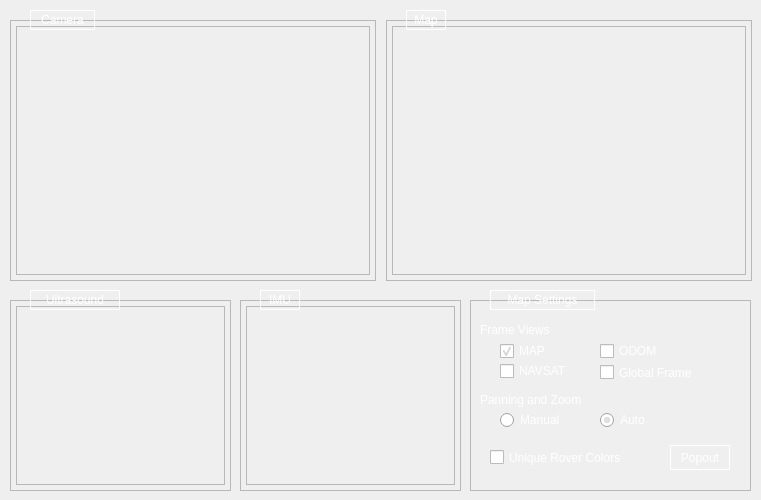
   <widget class="QWidget" name="sensor_display_tab">
    <property name="styleSheet">
     <string notr="true"/>
    </property>
    <attribute name="title">
     <string>Sensor Display</string>
    </attribute>
    <widget class="rqt_rover_gui::IMUFrame" name="imu_frame">
     <property name="geometry">
      <rect>
       <x>246</x>
       <y>306</y>
       <width>209</width>
       <height>179</height>
      </rect>
     </property>
     <property name="sizePolicy">
      <sizepolicy hsizetype="Fixed" vsizetype="Fixed">
       <horstretch>0</horstretch>
       <verstretch>0</verstretch>
      </sizepolicy>
     </property>
     <property name="frameShape">
      <enum>QFrame::StyledPanel</enum>
     </property>
     <property name="frameShadow">
      <enum>QFrame::Raised</enum>
     </property>
    </widget>
    <widget class="rqt_rover_gui::MapFrame" name="map_frame">
     <property name="geometry">
      <rect>
       <x>392</x>
       <y>26</y>
       <width>354</width>
       <height>249</height>
      </rect>
     </property>
     <property name="styleSheet">
      <string notr="true">border-color: rgb(255, 255, 255);</string>
     </property>
     <property name="frameShape">
      <enum>QFrame::StyledPanel</enum>
     </property>
     <property name="frameShadow">
      <enum>QFrame::Raised</enum>
     </property>
     <property name="lineWidth">
      <number>1</number>
     </property>
    </widget>
    <widget class="rqt_rover_gui::USFrame" name="us_frame">
     <property name="geometry">
      <rect>
       <x>16</x>
       <y>306</y>
       <width>209</width>
       <height>179</height>
      </rect>
     </property>
     <property name="frameShape">
      <enum>QFrame::StyledPanel</enum>
     </property>
     <property name="frameShadow">
      <enum>QFrame::Raised</enum>
     </property>
    </widget>
    <widget class="rqt_rover_gui::CameraFrame" name="camera_frame">
     <property name="geometry">
      <rect>
       <x>16</x>
       <y>26</y>
       <width>354</width>
       <height>249</height>
      </rect>
     </property>
     <property name="frameShape">
      <enum>QFrame::StyledPanel</enum>
     </property>
     <property name="frameShadow">
      <enum>QFrame::Raised</enum>
     </property>
    </widget>
    <widget class="QFrame" name="map_settings_frame">
     <property name="geometry">
      <rect>
       <x>470</x>
       <y>300</y>
       <width>281</width>
       <height>191</height>
      </rect>
     </property>
     <property name="frameShape">
      <enum>QFrame::StyledPanel</enum>
     </property>
     <property name="frameShadow">
      <enum>QFrame::Raised</enum>
     </property>
     <widget class="QPushButton" name="map_popout_button">
      <property name="enabled">
       <bool>true</bool>
      </property>
      <property name="geometry">
       <rect>
        <x>200</x>
        <y>145</y>
        <width>60</width>
        <height>25</height>
       </rect>
      </property>
      <property name="styleSheet">
       <string notr="true">color: rgb(255, 255, 255);
border-color: rgb(255, 255, 255);
border: 1px solid white; 
</string>
      </property>
      <property name="text">
       <string>Popout</string>
      </property>
     </widget>
     <widget class="QCheckBox" name="ekf_checkbox">
      <property name="geometry">
       <rect>
        <x>30</x>
        <y>40</y>
        <width>60</width>
        <height>22</height>
       </rect>
      </property>
      <property name="toolTip">
       <string>&lt;html&gt;&lt;head/&gt;&lt;body&gt;&lt;p&gt;EKF combination of IMU, Encoders and GPS (mutually recursive with NAVSAT)&lt;/p&gt;&lt;/body&gt;&lt;/html&gt;</string>
      </property>
      <property name="styleSheet">
       <string notr="true">color: rgb(255, 255, 255);</string>
      </property>
      <property name="text">
       <string>MAP</string>
      </property>
      <property name="checked">
       <bool>true</bool>
      </property>
     </widget>
     <widget class="QCheckBox" name="encoder_checkbox">
      <property name="geometry">
       <rect>
        <x>130</x>
        <y>40</y>
        <width>75</width>
        <height>22</height>
       </rect>
      </property>
      <property name="toolTip">
       <string>&lt;html&gt;&lt;head/&gt;&lt;body&gt;&lt;p&gt;EKF combination of IMU and Encoders&lt;/p&gt;&lt;/body&gt;&lt;/html&gt;</string>
      </property>
      <property name="styleSheet">
       <string notr="true">color: rgb(255, 255, 255);</string>
      </property>
      <property name="text">
       <string>ODOM</string>
      </property>
      <property name="checked">
       <bool>false</bool>
      </property>
     </widget>
     <widget class="QCheckBox" name="gps_checkbox">
      <property name="geometry">
       <rect>
        <x>30</x>
        <y>60</y>
        <width>91</width>
        <height>22</height>
       </rect>
      </property>
      <property name="toolTip">
       <string>&lt;html&gt;&lt;head/&gt;&lt;body&gt;&lt;p&gt;GPS aligned with the map output (mutually recursive with MAP)&lt;/p&gt;&lt;/body&gt;&lt;/html&gt;</string>
      </property>
      <property name="styleSheet">
       <string notr="true">color: rgb(255, 255, 255);</string>
      </property>
      <property name="text">
       <string>NAVSAT</string>
      </property>
      <property name="checked">
       <bool>false</bool>
      </property>
     </widget>
     <widget class="QRadioButton" name="map_manual_radio_button">
      <property name="enabled">
       <bool>true</bool>
      </property>
      <property name="geometry">
       <rect>
        <x>30</x>
        <y>110</y>
        <width>81</width>
        <height>20</height>
       </rect>
      </property>
      <property name="styleSheet">
       <string notr="true">color: rgb(255, 255, 255);</string>
      </property>
      <property name="text">
       <string>Manual</string>
      </property>
      <property name="checked">
       <bool>false</bool>
      </property>
     </widget>
     <widget class="QRadioButton" name="map_auto_radio_button">
      <property name="enabled">
       <bool>true</bool>
      </property>
      <property name="geometry">
       <rect>
        <x>130</x>
        <y>110</y>
        <width>61</width>
        <height>20</height>
       </rect>
      </property>
      <property name="styleSheet">
       <string notr="true">color: rgb(255, 255, 255);</string>
      </property>
      <property name="text">
       <string>Auto</string>
      </property>
      <property name="checked">
       <bool>true</bool>
      </property>
     </widget>
     <widget class="QCheckBox" name="unique_rover_colors_checkbox">
      <property name="geometry">
       <rect>
        <x>20</x>
        <y>145</y>
        <width>165</width>
        <height>25</height>
       </rect>
      </property>
      <property name="styleSheet">
       <string notr="true">color: rgb(255, 255, 255);</string>
      </property>
      <property name="text">
       <string>Unique Rover Colors</string>
      </property>
     </widget>
     <widget class="QCheckBox" name="global_offset_checkbox">
      <property name="geometry">
       <rect>
        <x>130</x>
        <y>60</y>
        <width>121</width>
        <height>25</height>
       </rect>
      </property>
      <property name="styleSheet">
       <string notr="true">color: rgb(255, 255, 255);</string>
      </property>
      <property name="text">
       <string>Global Frame</string>
      </property>
     </widget>
     <widget class="QLabel" name="map_frame_views_label">
      <property name="geometry">
       <rect>
        <x>10</x>
        <y>20</y>
        <width>125</width>
        <height>20</height>
       </rect>
      </property>
      <property name="styleSheet">
       <string notr="true">color: rgb(255, 255, 255);</string>
      </property>
      <property name="text">
       <string>Frame Views</string>
      </property>
      <property name="alignment">
       <set>Qt::AlignLeading|Qt::AlignLeft|Qt::AlignVCenter</set>
      </property>
      <property name="wordWrap">
       <bool>true</bool>
      </property>
     </widget>
     <widget class="QLabel" name="map_frame_views_label_2">
      <property name="geometry">
       <rect>
        <x>10</x>
        <y>90</y>
        <width>131</width>
        <height>20</height>
       </rect>
      </property>
      <property name="styleSheet">
       <string notr="true">color: rgb(255, 255, 255);</string>
      </property>
      <property name="text">
       <string>Panning and Zoom</string>
      </property>
      <property name="alignment">
       <set>Qt::AlignLeading|Qt::AlignLeft|Qt::AlignVCenter</set>
      </property>
      <property name="wordWrap">
       <bool>true</bool>
      </property>
     </widget>
    </widget>
    <widget class="QLabel" name="map_settings_label">
     <property name="geometry">
      <rect>
       <x>490</x>
       <y>290</y>
       <width>105</width>
       <height>20</height>
      </rect>
     </property>
     <property name="styleSheet">
      <string notr="true">color: white;
border: 1px solid white;
padding: 1px;</string>
     </property>
     <property name="text">
      <string>Map Settings</string>
     </property>
     <property name="alignment">
      <set>Qt::AlignCenter</set>
     </property>
     <property name="wordWrap">
      <bool>true</bool>
     </property>
    </widget>
    <widget class="QFrame" name="imu_frame_frame">
     <property name="geometry">
      <rect>
       <x>240</x>
       <y>300</y>
       <width>221</width>
       <height>191</height>
      </rect>
     </property>
     <property name="frameShape">
      <enum>QFrame::StyledPanel</enum>
     </property>
     <property name="frameShadow">
      <enum>QFrame::Raised</enum>
     </property>
    </widget>
    <widget class="QFrame" name="us_frame_frame">
     <property name="geometry">
      <rect>
       <x>10</x>
       <y>300</y>
       <width>221</width>
       <height>191</height>
      </rect>
     </property>
     <property name="frameShape">
      <enum>QFrame::StyledPanel</enum>
     </property>
     <property name="frameShadow">
      <enum>QFrame::Raised</enum>
     </property>
    </widget>
    <widget class="QLabel" name="IMU_label">
     <property name="geometry">
      <rect>
       <x>260</x>
       <y>290</y>
       <width>40</width>
       <height>20</height>
      </rect>
     </property>
     <property name="styleSheet">
      <string notr="true">color: white;
border: 1px solid white;
padding: 1px;</string>
     </property>
     <property name="text">
      <string>IMU</string>
     </property>
     <property name="alignment">
      <set>Qt::AlignCenter</set>
     </property>
     <property name="wordWrap">
      <bool>true</bool>
     </property>
    </widget>
    <widget class="QLabel" name="ultrasound_label">
     <property name="geometry">
      <rect>
       <x>30</x>
       <y>290</y>
       <width>90</width>
       <height>20</height>
      </rect>
     </property>
     <property name="styleSheet">
      <string notr="true">color: white;
border: 1px solid white;
padding: 1px;</string>
     </property>
     <property name="text">
      <string>Ultrasound</string>
     </property>
     <property name="alignment">
      <set>Qt::AlignCenter</set>
     </property>
    </widget>
    <widget class="QFrame" name="camera_frame_frame">
     <property name="geometry">
      <rect>
       <x>10</x>
       <y>20</y>
       <width>366</width>
       <height>261</height>
      </rect>
     </property>
     <property name="frameShape">
      <enum>QFrame::StyledPanel</enum>
     </property>
     <property name="frameShadow">
      <enum>QFrame::Raised</enum>
     </property>
    </widget>
    <widget class="QFrame" name="map_frame_frame">
     <property name="geometry">
      <rect>
       <x>386</x>
       <y>20</y>
       <width>366</width>
       <height>261</height>
      </rect>
     </property>
     <property name="frameShape">
      <enum>QFrame::StyledPanel</enum>
     </property>
     <property name="frameShadow">
      <enum>QFrame::Raised</enum>
     </property>
    </widget>
    <widget class="QLabel" name="map_label">
     <property name="geometry">
      <rect>
       <x>406</x>
       <y>10</y>
       <width>40</width>
       <height>20</height>
      </rect>
     </property>
     <property name="styleSheet">
      <string notr="true">color: white;
border: 1px solid white;
padding: 1px;</string>
     </property>
     <property name="text">
      <string>Map</string>
     </property>
     <property name="alignment">
      <set>Qt::AlignCenter</set>
     </property>
     <property name="wordWrap">
      <bool>true</bool>
     </property>
    </widget>
    <widget class="QLabel" name="map_label_2">
     <property name="geometry">
      <rect>
       <x>30</x>
       <y>10</y>
       <width>65</width>
       <height>20</height>
      </rect>
     </property>
     <property name="styleSheet">
      <string notr="true">color: white;
border: 1px solid white;
padding: 1px;</string>
     </property>
     <property name="text">
      <string>Camera</string>
     </property>
     <property name="alignment">
      <set>Qt::AlignCenter</set>
     </property>
     <property name="wordWrap">
      <bool>true</bool>
     </property>
    </widget>
    <zorder>map_frame_frame</zorder>
    <zorder>camera_frame_frame</zorder>
    <zorder>us_frame_frame</zorder>
    <zorder>imu_frame_frame</zorder>
    <zorder>map_settings_frame</zorder>
    <zorder>imu_frame</zorder>
    <zorder>map_frame</zorder>
    <zorder>us_frame</zorder>
    <zorder>camera_frame</zorder>
    <zorder>map_settings_label</zorder>
    <zorder>map_label_2</zorder>
    <zorder>map_label</zorder>
    <zorder>ultrasound_label</zorder>
    <zorder>IMU_label</zorder>
   </widget>
